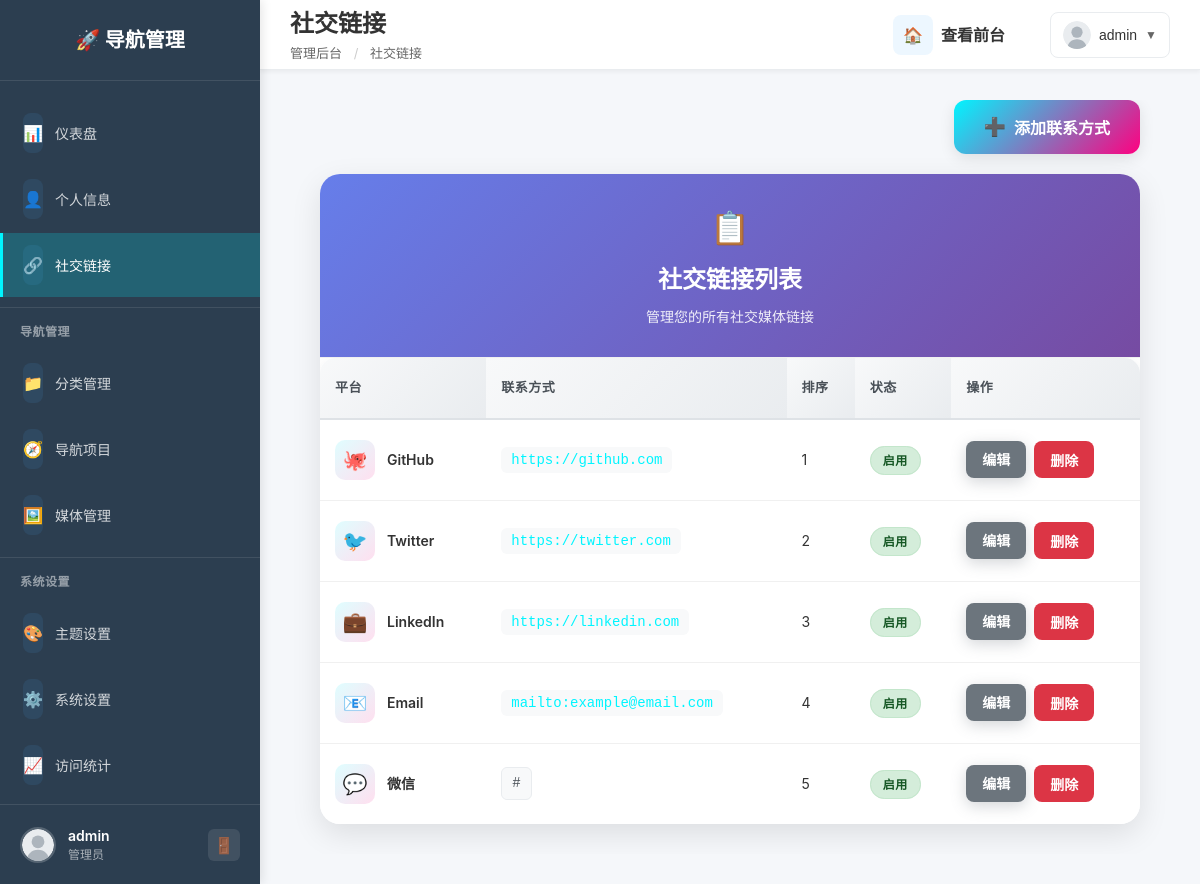
The app's page /admin/index.php?page=social (signed in) with its own data.
### tables this page shows
CREATE TABLE `social_links` (
  `id` int(11) NOT NULL AUTO_INCREMENT,
  `platform` varchar(50) NOT NULL COMMENT '平台名称',
  `url` varchar(500) NOT NULL COMMENT '链接地址',
  `icon` varchar(255) DEFAULT NULL COMMENT '图标',
  `color` varchar(7) DEFAULT '#333333' COMMENT '主题色',
  `sort_order` int(11) DEFAULT '0' COMMENT '排序',
  `is_active` tinyint(1) DEFAULT '1' COMMENT '是否启用',
  `created_at` timestamp NULL DEFAULT CURRENT_TIMESTAMP,
  `updated_at` timestamp NULL DEFAULT CURRENT_TIMESTAMP ON UPDATE CURRENT_TIMESTAMP,
  PRIMARY KEY (`id`)
);

### admin/includes/functions.php (called while the page is built, shortened)
<?php
function getCurrentUser() {
    $db = getDatabase();
    $stmt = $db->prepare("SELECT id, username, email, avatar, last_login FROM admin_users WHERE id = ?");
    $stmt->execute([$_SESSION['admin_id']]);
    return $stmt->fetch();
}
function fetchAll($sql, $params = []) {
    try {
        $db = getDatabase();
        $stmt = $db->prepare($sql);
        $stmt->execute($params);
        return $stmt->fetchAll();
    } catch (Exception $e) {
        error_log('fetchAll错误: ' . $e->getMessage());
        return [];
    }
}

### admin/pages/social.php (the view, shortened to what this page needs)
<?php
$socialLinks = fetchAll("SELECT * FROM social_links ORDER BY sort_order ASC, id ASC");
?>
<div class="page-content" style="padding-top: 0; margin-top: 0;">
    <div class="quick-actions" style="margin-bottom: 20px; text-align: right;">
        <button class="btn btn-primary" onclick="showAddForm()">
            <span class="btn-icon">➕</span>
            添加联系方式
        </button>
    </div>
    <div class="social-list-card">
        <div class="card-header">
            <div class="header-icon">📋</div>
            <h3>社交链接列表</h3>
            <p>管理您的所有社交媒体链接</p>
        </div>
        <div class="card-content">
            <?php if (empty($socialLinks)): ?>
                <div class="empty-state">
                    <div class="empty-icon">🔗</div>
                    <h3>暂无社交链接</h3>
                    <p>点击上方"添加联系方式"按钮来添加您的第一个联系方式</p>
                </div>
            <?php else: ?>
                <div class="table-responsive">
                    <table class="table">
                        <thead>
                            <tr>
                                <th>平台</th>
                                <th>联系方式</th>
                                <th>排序</th>
                                <th>状态</th>
                                <th>操作</th>
                            </tr>
                        </thead>
                        <tbody>
                            <?php foreach ($socialLinks as $link): ?>
                                <tr>
                                    <td>
                                        <div class="platform-info">
                                            <span class="platform-icon"><?= htmlspecialchars($link['icon']) ?></span>
                                            <span class="platform-name"><?= htmlspecialchars($link['platform']) ?></span>
                                        </div>
                                    </td>
                                    <td>
                                        <?php
                                        $url = $link['url'];
                                        $displayUrl = $url;
                                        $linkHref = $url;
                                        if (filter_var($url, FILTER_VALIDATE_EMAIL)) {
                                            $linkHref = 'mailto:' . $url;
                                        } elseif (preg_match('/^[\d\s\-\+\(\)]+$/', $url)) {
                                            $linkHref = 'tel:' . preg_replace('/[^\d\+]/', '', $url);
                                        } elseif (!preg_match('/^https?:\/\//', $url) && !preg_match('/^mailto:/', $url) && !preg_match('/^tel:/', $url)) {
                                            $linkHref = '#';
                                        }
                                        ?>
                                        <?php if ($linkHref !== '#'): ?>
                                            <a href="<?= htmlspecialchars($linkHref) ?>"
                                               target="<?= strpos($linkHref, 'http') === 0 ? '_blank' : '_self' ?>"
                                               class="link-url">
                                                <?= htmlspecialchars($displayUrl) ?>
                                            </a>
                                        <?php else: ?>
                                            <span class="link-text">
                                                <?= htmlspecialchars($displayUrl) ?>
                                            </span>
                                        <?php endif; ?>
                                    </td>
                                    <td><?= $link['sort_order'] ?></td>
                                    <td>
                                        <span class="status-badge <?= $link['is_active'] ? 'status-active' : 'status-inactive' ?>">
                                            <?= $link['is_active'] ? '启用' : '禁用' ?>
                                        </span>
                                    </td>
                                    <td>
                                        <div class="action-buttons">
                                            <a href="?page=social&action=edit&id=<?= $link['id'] ?>" class="btn btn-sm btn-secondary">编辑</a>
                                            <button type="button" class="btn btn-sm btn-danger"
                                                    onclick="deleteSocialLink(<?= $link['id'] ?>, '<?= htmlspecialchars($link['platform']) ?>')">删除</button>
                                        </div>
                                    </td>
                                </tr>
                            <?php endforeach; ?>
                        </tbody>
                    </table>
                </div>
            <?php endif; ?>
        </div>
    </div>
</div>

### admin/index.php (shortened to what this page needs)
<?php
require_once __DIR__ . '/includes/functions.php';
$page = $_GET['page'] ?? 'dashboard';
$currentUser = function_exists('getCurrentUser') ? getCurrentUser() : ['username' => 'Admin', 'avatar' => '../assets/images/default-avatar.svg'];
$pageTitles = [
    'dashboard' => '仪表盘',
    'profile' => '个人信息',
    'social' => '社交链接',
    'navigation' => '导航管理',
    'categories' => '分类管理',
    'media' => '媒体管理',
    'themes' => '主题设置',
    'settings' => '系统设置',
    'stats' => '访问统计',
    'logs' => '系统日志'
];
$pageTitle = $pageTitles[$page] ?? '管理后台';
?>
<!DOCTYPE html>
<html lang="zh-CN">
<head>
    <link rel="stylesheet" href="assets/css/admin.css">
    <link rel="stylesheet" href="assets/css/components.css">
</head>
<body>
        <div class="admin-layout">
            <aside class="sidebar">
                <div class="sidebar-header">
                    <div class="logo">
                        <h2>🚀 导航管理</h2>
                    </div>
                </div>
                <nav class="sidebar-nav">
                    <ul>
                        <li class="<?= $page === 'dashboard' ? 'active' : '' ?>">
                            <a href="?page=dashboard">
                                <span class="icon">📊</span>
                                <span class="text">仪表盘</span>
                            </a>
                        </li>
                        <li class="<?= $page === 'profile' ? 'active' : '' ?>">
                            <a href="?page=profile">
                                <span class="icon">👤</span>
                                <span class="text">个人信息</span>
                            </a>
                        </li>
                        <li class="<?= $page === 'social' ? 'active' : '' ?>">
                            <a href="?page=social">
                                <span class="icon">🔗</span>
                                <span class="text">社交链接</span>
                            </a>
                        </li>
                        <li class="nav-divider">导航管理</li>
                        <li class="<?= $page === 'categories' ? 'active' : '' ?>">
                            <a href="?page=categories">
                                <span class="icon">📁</span>
                                <span class="text">分类管理</span>
                            </a>
                        </li>
                        <li class="<?= $page === 'navigation' ? 'active' : '' ?>">
                            <a href="?page=navigation">
                                <span class="icon">🧭</span>
                                <span class="text">导航项目</span>
                            </a>
                        </li>
                        <li class="<?= $page === 'media' ? 'active' : '' ?>">
                            <a href="?page=media">
                                <span class="icon">🖼️</span>
                                <span class="text">媒体管理</span>
                            </a>
                        </li>
                        <li class="nav-divider">系统设置</li>
                        <li class="<?= $page === 'themes' ? 'active' : '' ?>">
                            <a href="?page=themes">
                                <span class="icon">🎨</span>
                                <span class="text">主题设置</span>
                            </a>
                        </li>
                        <li class="<?= $page === 'settings' ? 'active' : '' ?>">
                            <a href="?page=settings">
                                <span class="icon">⚙️</span>
                                <span class="text">系统设置</span>
                            </a>
                        </li>
                        <li class="<?= $page === 'stats' ? 'active' : '' ?>">
                            <a href="?page=stats">
                                <span class="icon">📈</span>
                                <span class="text">访问统计</span>
                            </a>
                        </li>
                        <li class="<?= $page === 'logs' ? 'active' : '' ?>">
                            <a href="?page=logs">
                            </a>
                        </li>
                    </ul>
                </nav>
                <div class="sidebar-footer">
                    <div class="user-info">
                        <div class="user-avatar">
                            <img src="<?= $currentUser['avatar'] ?? '../assets/images/default-avatar.svg' ?>" alt="头像">
                        </div>
                        <div class="user-details">
                            <div class="user-name"><?= htmlspecialchars($currentUser['username']) ?></div>
                            <div class="user-role">管理员</div>
                        </div>
                    </div>
                    <a href="?page=logout" class="logout-btn" title="退出登录">🚪</a>
                </div>
            </aside>
            <main class="main-content">
                <header class="top-bar">
                    <div class="page-title">
                        <h1><?= $pageTitle ?></h1>
                        <div class="breadcrumb">
                            <span>管理后台</span>
                            <span class="separator">/</span>
                            <span><?= $pageTitle ?></span>
                        </div>
                    </div>
                    <div class="top-actions">
                        <a href="../index.html" target="_blank" class="btn btn-outline">
                            <span class="icon">🏠</span>
                            <span>查看前台</span>
                        </a>
                        <div class="user-menu">
                            <button class="user-menu-btn">
                                <img src="<?= $currentUser['avatar'] ?? '../assets/images/default-avatar.svg' ?>" alt="头像">
                                <span><?= htmlspecialchars($currentUser['username']) ?></span>
                                <span class="arrow">▼</span>
                            </button>
                        </div>
                    </div>
                </header>
                <div class="page-content">
                    <?php
                    $pageFile = "pages/{$page}.php";
                    if (file_exists($pageFile)) {
                        include $pageFile;
                    } else {
                        echo '<div class="error-message">页面不存在</div>';
                    }
                    ?>
                </div>
            </main>
        </div>
</body>
</html>

### admin/assets/css/components.css (style rules this page uses)
.btn { display: inline-flex; align-items: center; gap: 8px; padding: 12px 24px; border: none; border-radius: 8px; font-size: 16px; font-weight: 600; cursor: pointer; transition: all 0.3s ease; text-decoration: none; }
.btn-primary { background: linear-gradient(135deg, #4facfe 0%, #00f2fe 100%); color: white; box-shadow: 0 4px 15px rgba(79, 172, 254, 0.3); }
.btn-secondary { background: #6c757d; color: white; box-shadow: 0 4px 15px rgba(108, 117, 125, 0.3); }
.card-header { background: linear-gradient(135deg, #4facfe 0%, #00f2fe 100%); color: white; padding: 24px; }
.table { width: 100%; border-collapse: collapse; }
.table th { background: #f8f9fa; padding: 16px; text-align: left; font-weight: 600; color: #495057; border-bottom: 2px solid #dee2e6; }
.table td { padding: 16px; border-bottom: 1px solid #f0f0f0; }
.icon { display: inline-flex; align-items: center; justify-content: center; width: 40px; height: 40px; border-radius: 8px; background: rgba(79, 172, 254, 0.1); color: #4facfe; font-size: 20px; }

### records on screen
social_links: icon "🐙", platform "GitHub", url "https://github.com", sort_order "1", is_active "启用"
social_links: icon "🐦", platform "Twitter", url "https://twitter.com", sort_order "2", is_active "启用"
social_links: icon "💼", platform "LinkedIn", url "https://linkedin.com", sort_order "3", is_active "启用"
social_links: icon "📧", platform "Email", url "mailto:example@email.com", sort_order "4", is_active "启用"
social_links: icon "💬", platform "微信", url "#", sort_order "5", is_active "启用"

### other values on screen
$currentUser['username'] "admin"
$pageTitle "社交链接"
